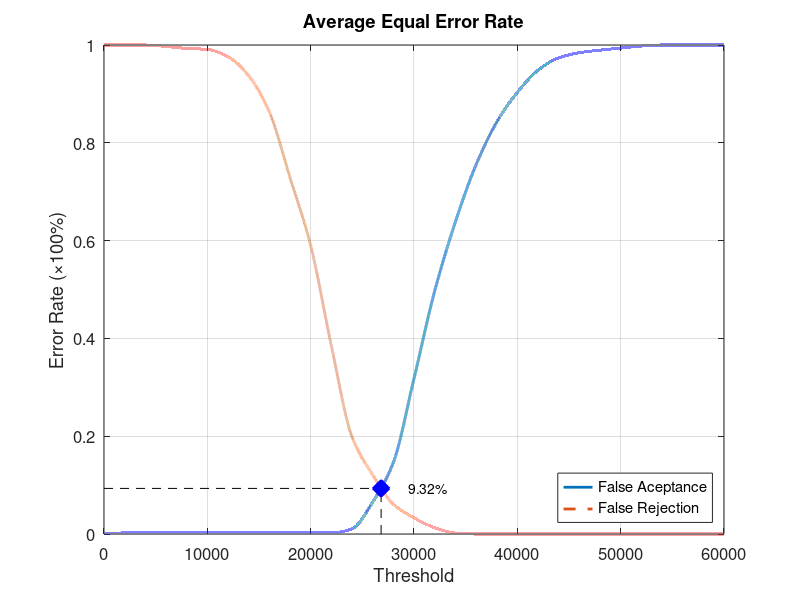
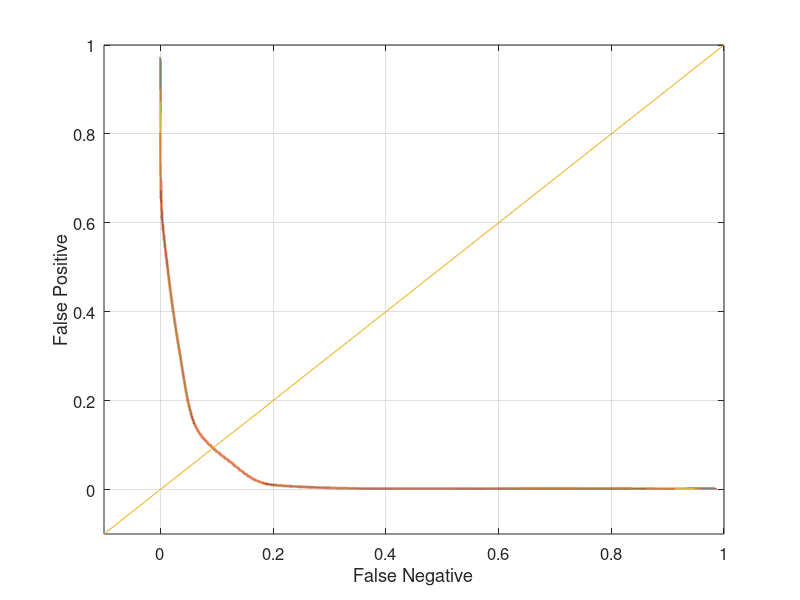

Here is the MATLAB script that generated these plots, in order:
function yEER = Database4Average
close all;
clear;
clc;
x = 0:2000:60000;
xq = 0:0.5:60000;

y0 = [0 0.00210526 0.00210526 0.00210526 0.00210526 0.00210526 0.00210526 0.00210526 0.00210526 0.00210526 0.00210526 0.00210526 0.0105263 0.0652632 0.146316 0.317895 0.496842 0.637895 0.754737 0.842105 0.903158 0.948421 0.973684 0.984211 0.989474 0.993684 0.997895 1 1 1 1];
yy0 = interp1(x, y0, xq, 'pchip');
y1 = [1 1 1 0.997 0.993 0.991 0.976 0.937 0.863 0.729 0.59 0.385 0.199 0.121 0.061 0.033 0.013 0.002 0 0 0 0 0 0 0 0 0 0 0 0 0];
yy1 = interp1(x, y1, xq, 'pchip');

% Calculating EER: 
y2 = abs(y0 - y1);
find(y2 == min(y2))
yy2 = abs(yy0 - yy1);
xEER = find(yy2 == min(yy2));
xEERIndex = xq(xEER) % X-axis EER
yEER = yy0(xEER) % Y-axis EER

main = figure
plot(xq, yy0,'-','LineWidth', 2);	hold on
plot(xq, yy1,'--','LineWidth', 2);	hold on
plot([xEERIndex xEERIndex], [0 yEER], 'k--');	hold on
plot([0 xEERIndex], [yEER yEER], 'k--');	hold on
plot(xEERIndex, yEER, 'bx', 'LineWidth', 10);	hold on
text(xEERIndex + 10 * xEERIndex / 100, yEER, [num2str(round((10000 * yEER)) / 100) '%'])
legend('False Aceptance', 'False Rejection', 'Location', 'SouthEast')
xlabel('Threshold')
ylabel('Error Rate (\times100%)')
title('Average Equal Error Rate')
set(gca, 'FontSize', 12)
axis([0 60000 0 1])
grid on

print(main, 'Database4AverageMain', '-dpng');
FNRxFPR = figure('Color', [1 1 1]);
plot(yy1, yy0, '-', yy1, yy0, 'LineWidth', 2);
hold on
y = -0.1:0.1:1
plot(y, y); 
set(gca, 'FontSize', 12)
xlabel('False Negative')
ylabel('False Positive')
axis([-0.1 1 -0.1 1])
set(gca, 'FontSize', 12)
grid on

print(FNRxFPR, 'Database4AverageFNRxFPR','-dpng');
end
